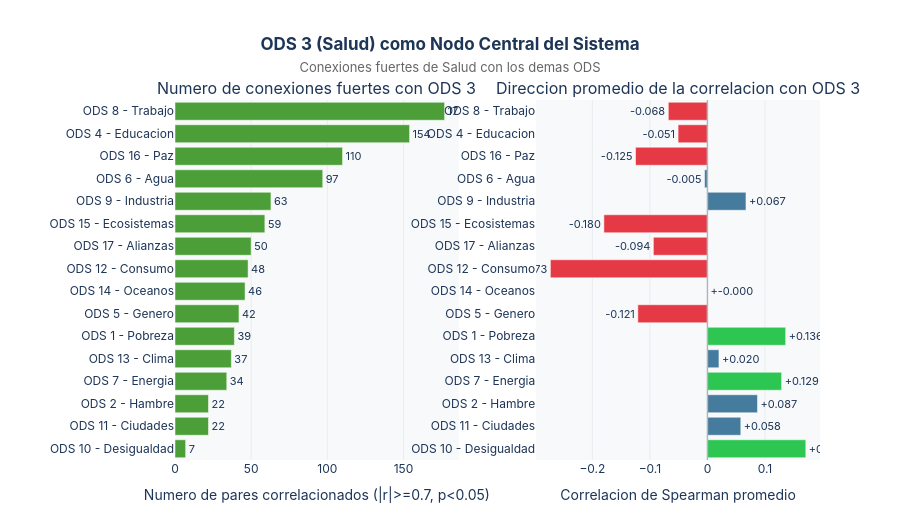

This figure's notebook cell:
### Markdown cell above
---
## El Sistema Interconectado — ODS 3 como Nodo Central

El ODS 3 no existe en aislamiento. Analizando los **1,285 pares de correlaciones** donde aparece, la salud está conectada — positiva o negativamente — con casi todos los demás ODS. El colapso silencioso de la salud pública **arrastra consigo** los avances en educación, empleo y paz social.

### Code cell
# ══════════════════════════════════════════════════════════════════════════════
# FIGURA 7 — Red de conexiones: ODS 3 como nodo central
# ══════════════════════════════════════════════════════════════════════════════

import ast

pares = pd.read_csv('../data/consolidated/pares_ods_correlaciones.csv')

# Parsear columna ods_pair de string "(3, 8)" a enteros
pares['pair_tuple'] = pares['ods_pair'].apply(ast.literal_eval)
pares['ods_1'] = pares['pair_tuple'].apply(lambda x: x[0])
pares['ods_2'] = pares['pair_tuple'].apply(lambda x: x[1])

# Filtrar pares que involucran ODS 3 (excluir el auto-par 3-3)
mask = ((pares['ods_1'] == 3) | (pares['ods_2'] == 3)) & \
       ~((pares['ods_1'] == 3) & (pares['ods_2'] == 3))
pares3 = pares[mask].copy()
pares3['otro_ods'] = pares3.apply(
    lambda r: r['ods_2'] if r['ods_1'] == 3 else r['ods_1'], axis=1
)
pares3 = pares3.sort_values('n_correlaciones', ascending=True)

ods_nombres = {
    1: 'ODS 1 - Pobreza',       2: 'ODS 2 - Hambre',
    4: 'ODS 4 - Educacion',     5: 'ODS 5 - Genero',
    6: 'ODS 6 - Agua',          7: 'ODS 7 - Energia',
    8: 'ODS 8 - Trabajo',       9: 'ODS 9 - Industria',
    10: 'ODS 10 - Desigualdad', 11: 'ODS 11 - Ciudades',
    12: 'ODS 12 - Consumo',     13: 'ODS 13 - Clima',
    14: 'ODS 14 - Oceanos',     15: 'ODS 15 - Ecosistemas',
    16: 'ODS 16 - Paz',         17: 'ODS 17 - Alianzas'
}
pares3['nombre'] = pares3['otro_ods'].map(ods_nombres).fillna(
    pares3['otro_ods'].apply(lambda x: 'ODS ' + str(x))
)
pares3['color_bar'] = pares3['corr_promedio'].apply(
    lambda c: COLOR_ALERTA if c < -0.05 else COLOR_MEJORA if c > 0.1 else COLOR_NEUTRO
)

fig_red = make_subplots(
    rows=1, cols=2,
    subplot_titles=[
        'Numero de conexiones fuertes con ODS 3',
        'Direccion promedio de la correlacion con ODS 3'
    ],
    horizontal_spacing=0.12
)

# Panel izq: número de conexiones
fig_red.add_trace(go.Bar(
    x=pares3['n_correlaciones'], y=pares3['nombre'],
    orientation='h', marker_color=COLOR_ODS3,
    marker_line_color='white', marker_line_width=0.5,
    text=pares3['n_correlaciones'], textposition='outside',
    textfont=dict(size=11),
    hovertemplate='<b>%{y}</b><br>Conexiones: <b>%{x}</b><extra></extra>',
    showlegend=False
), row=1, col=1)

# Panel der: correlación media
corr_vals = pares3['corr_promedio'].round(3)
fig_red.add_trace(go.Bar(
    x=corr_vals, y=pares3['nombre'],
    orientation='h', marker_color=pares3['color_bar'],
    marker_line_color='white', marker_line_width=0.5,
    text=['+{:.3f}'.format(c) if c >= 0 else '{:.3f}'.format(c) for c in corr_vals],
    textposition='outside', textfont=dict(size=11),
    hovertemplate='<b>%{y}</b><br>Correlacion media: <b>%{x:.3f}</b><extra></extra>',
    showlegend=False
), row=1, col=2)

fig_red.add_vline(x=0, line_width=1.5, line_color='#ADB5BD', row=1, col=2)

fig_red.update_xaxes(showgrid=True, gridcolor='#E9ECEF')
fig_red.update_yaxes(showgrid=False)
fig_red.update_xaxes(title_text='Numero de pares correlacionados (|r|>=0.7, p<0.05)', row=1, col=1)
fig_red.update_xaxes(title_text='Correlacion de Spearman promedio', row=1, col=2)

fig_red.update_layout(
    title=dict(
        text='<b>ODS 3 (Salud) como Nodo Central del Sistema</b><br>'
             '<span style="font-size:13px;font-weight:normal;color:#666">'
             'Conexiones fuertes de Salud con los demas ODS</span>',
        x=0.5, xanchor='center'
    ),
    height=520, plot_bgcolor=COLOR_FONDO, paper_bgcolor='white',
    font=dict(family='Inter, Arial, sans-serif', color='#1D3557'),
    margin=dict(t=100, b=60, l=175)
)

fig_red.show()
top = pares3.sort_values('n_correlaciones', ascending=False).iloc[0]
print('Total conexiones fuertes de ODS 3 con otros ODS:', pares3['n_correlaciones'].sum())
print('ODS mas conectado con ODS 3:', top['nombre'], '-', int(top['n_correlaciones']), 'pares')

### Figure 1 — Plotly figure (JSON) as saved in the notebook; plotly's stock layout.template omitted (floating-point values rounded to 4 significant figures)
{"data": [{"hovertemplate": "<b>%{y}</b><br>Conexiones: <b>%{x}</b><extra></extra>", "marker": {"color": "#4C9F38", "line": {"color": "white", "width": 0.5}}, "orientation": "h", "showlegend": false, "text": [7.0, 22.0, 22.0, 34.0, 37.0, 39.0, 42.0, 46.0, 48.0, 50.0, 59.0, 63.0, 97.0, 110.0, 154.0, 177.0], "textfont": {"size": 11}, "textposition": "outside", "type": "bar", "x": [7, 22, 22, 34, 37, 39, 42, 46, 48, 50, 59, 63, 97, 110, 154, 177], "xaxis": "x", "y": ["ODS 10 - Desigualdad", "ODS 11 - Ciudades", "ODS 2 - Hambre", "ODS 7 - Energia", "ODS 13 - Clima", "ODS 1 - Pobreza", "ODS 5 - Genero", "ODS 14 - Oceanos", "ODS 12 - Consumo", "ODS 17 - Alianzas", "ODS 15 - Ecosistemas", "ODS 9 - Industria", "ODS 6 - Agua", "ODS 16 - Paz", "ODS 4 - Educacion", "ODS 8 - Trabajo"], "yaxis": "y"}, {"hovertemplate": "<b>%{y}</b><br>Correlacion media: <b>%{x:.3f}</b><extra></extra>", "marker": {"color": ["#2DC653", "#457B9D", "#457B9D", "#2DC653", "#457B9D", "#2DC653", "#E63946", "#457B9D", "#E63946", "#E63946", "#E63946", "#457B9D", "#457B9D", "#E63946", "#E63946", "#E63946"], "line": {"color": "white", "width": 0.5}}, "orientation": "h", "showlegend": false, "text": ["+0.171", "+0.058", "+0.087", "+0.129", "+0.020", "+0.136", "-0.121", "+-0.000", "-0.273", "-0.094", "-0.180", "+0.067", "-0.005", "-0.125", "-0.051", "-0.068"], "textfont": {"size": 11}, "textposition": "outside", "type": "bar", "x": [0.171, 0.058, 0.087, 0.129, 0.02, 0.136, -0.121, -0.0, -0.273, -0.094, -0.18, 0.067, -0.005, -0.125, -0.051, -0.068], "xaxis": "x2", "y": ["ODS 10 - Desigualdad", "ODS 11 - Ciudades", "ODS 2 - Hambre", "ODS 7 - Energia", "ODS 13 - Clima", "ODS 1 - Pobreza", "ODS 5 - Genero", "ODS 14 - Oceanos", "ODS 12 - Consumo", "ODS 17 - Alianzas", "ODS 15 - Ecosistemas", "ODS 9 - Industria", "ODS 6 - Agua", "ODS 16 - Paz", "ODS 4 - Educacion", "ODS 8 - Trabajo"], "yaxis": "y2"}], "layout": {"annotations": [{"font": {"size": 16}, "showarrow": false, "text": "Numero de conexiones fuertes con ODS 3", "x": 0.22, "xanchor": "center", "xref": "paper", "y": 1, "yanchor": "bottom", "yref": "paper"}, {"font": {"size": 16}, "showarrow": false, "text": "Direccion promedio de la correlacion con ODS 3", "x": 0.78, "xanchor": "center", "xref": "paper", "y": 1, "yanchor": "bottom", "yref": "paper"}], "font": {"color": "#1D3557", "family": "Inter, Arial, sans-serif"}, "height": 520, "margin": {"b": 60, "l": 175, "t": 100}, "paper_bgcolor": "white", "plot_bgcolor": "#F8F9FA", "shapes": [{"line": {"color": "#ADB5BD", "width": 1.5}, "type": "line", "x0": 0, "x1": 0, "xref": "x2", "y0": 0, "y1": 1, "yref": "y2 domain"}], "title": {"text": "<b>ODS 3 (Salud) como Nodo Central del Sistema</b><br><span style=\"font-size:13px;font-weight:normal;color:#666\">Conexiones fuertes de Salud con los demas ODS</span>", "x": 0.5, "xanchor": "center"}, "xaxis": {"anchor": "y", "domain": [0, 0.44], "gridcolor": "#E9ECEF", "showgrid": true, "title": {"text": "Numero de pares correlacionados (|r|>=0.7, p<0.05)"}}, "xaxis2": {"anchor": "y2", "domain": [0.56, 1], "gridcolor": "#E9ECEF", "showgrid": true, "title": {"text": "Correlacion de Spearman promedio"}}, "yaxis": {"anchor": "x", "domain": [0, 1], "showgrid": false}, "yaxis2": {"anchor": "x2", "domain": [0, 1], "showgrid": false}}}
